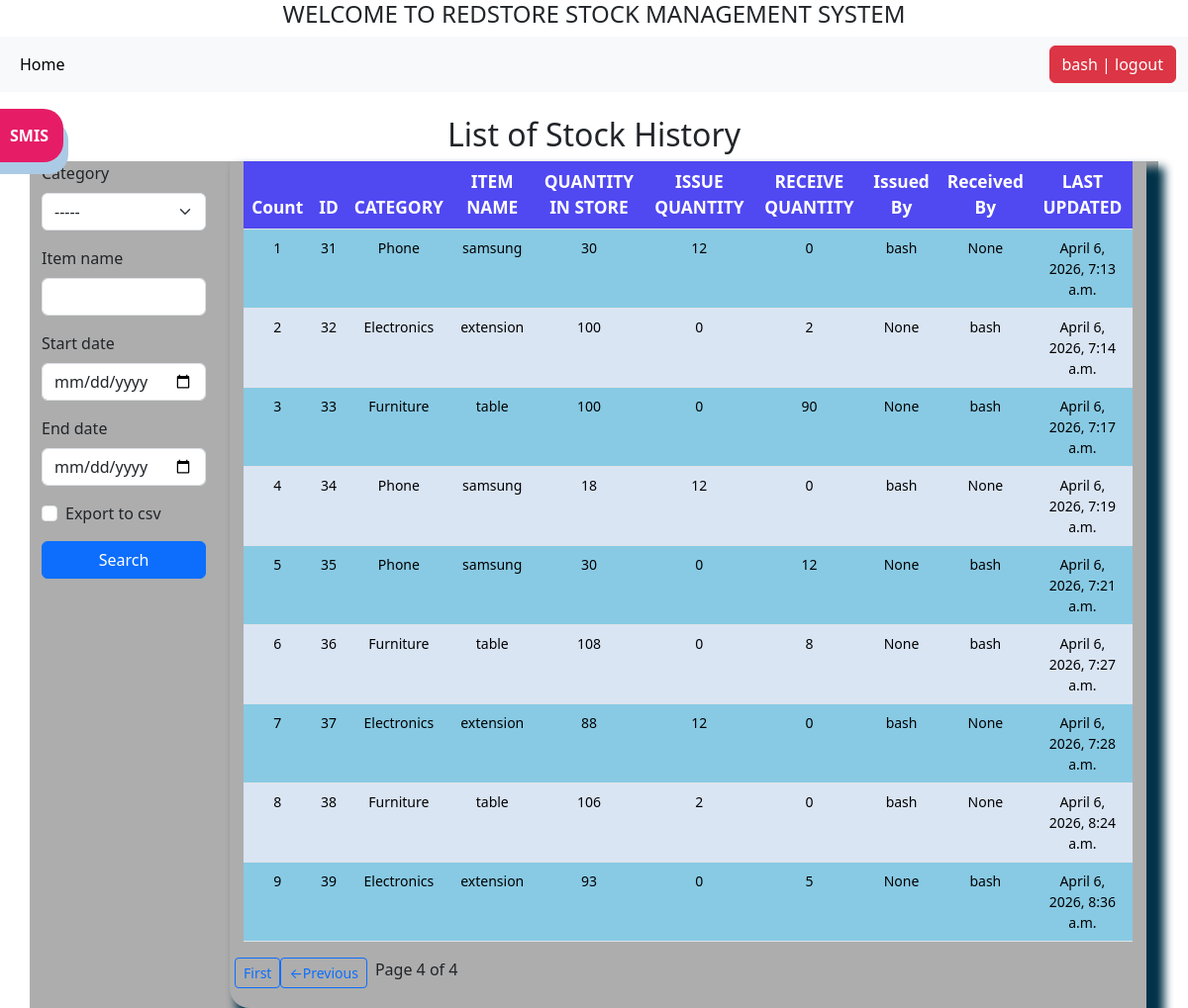
Page /list_history/?&page=5 (signed in) on the earlier database version.
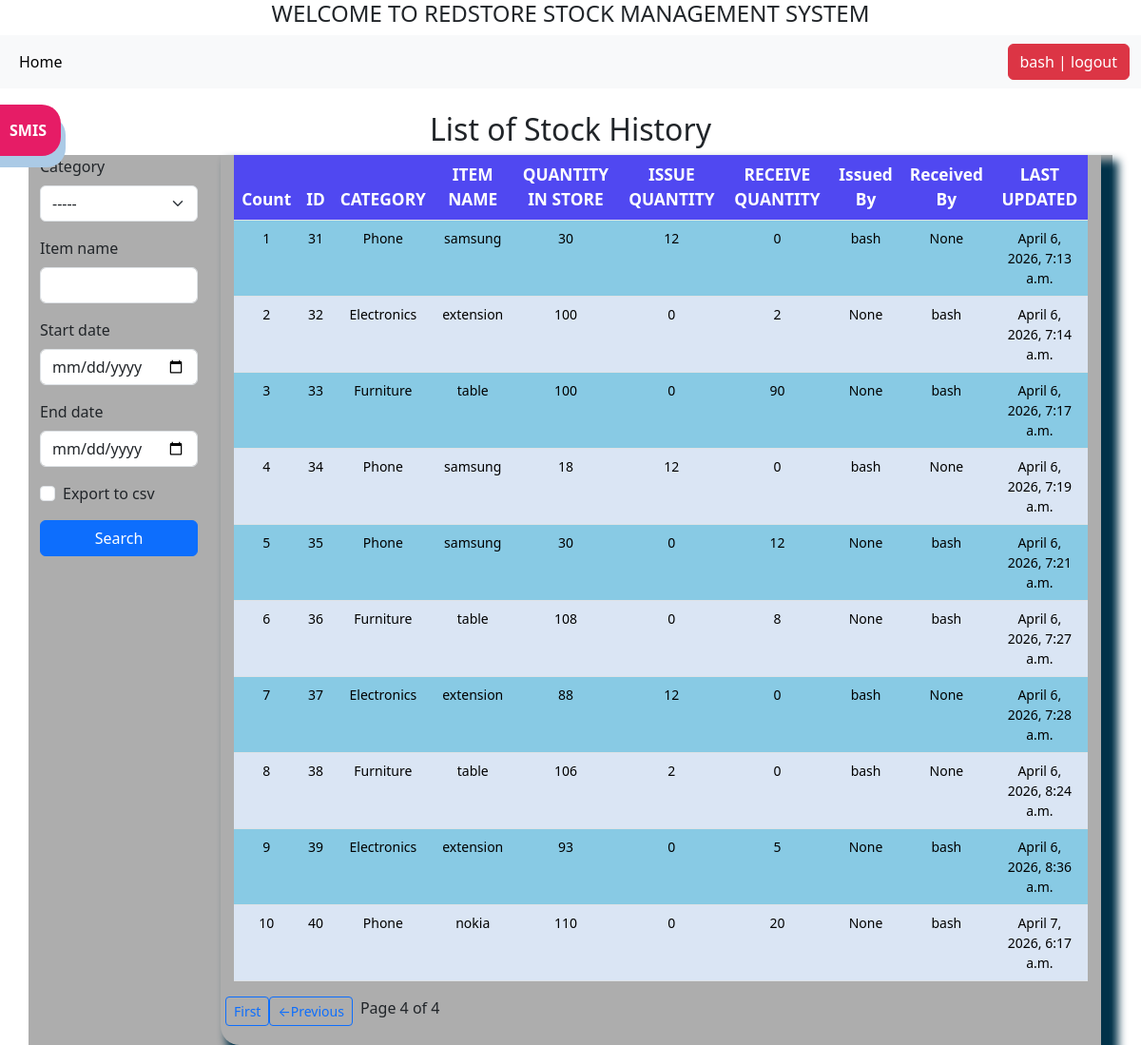
Same page on the later database version.
### stockapp/models.py (models this page shows, shortened)
class StockHistory(models.Model):
    category = models.ForeignKey(Category, on_delete=models.CASCADE)
    item_name = models.CharField(max_length=100, blank=True, null=True)
    quantity = models.IntegerField(default=0, blank=True, null=True)
    received_quantity= models.IntegerField(default=0, blank=True, null=True)
    received_by = models.CharField(max_length=100, blank=True, null=True)
    issued_quantity = models.IntegerField(default=0, blank=True, null=True)
    issued_by = models.CharField(max_length=100, blank=True, null=True)
    issue_to = models.CharField(max_length=100, blank=True, null=True)
    last_updated = models.DateTimeField(auto_now_add=False, auto_now=True)
    timestamp = models.DateTimeField(auto_now_add=True, auto_now=False)
    class Meta:
        db_table = 'StockHistory'

class Category(models.Model):
    name = models.CharField(max_length=100,blank=True,null=True)
    def __str__(self):
        return self.name

### stockapp/views.py (the view, shortened to what this page needs)
# urls.py: path('list_history/', views.list_history, name='list_history')
@login_required
def list_history(request):
    header = 'List of Stock History'
    queryset = StockHistory.objects.all()
    form = StockHistorySearchForm(request.GET or None)
    if form.is_valid():
            category = request.GET.get('category')
            item_name = request.GET.get('item_name')
            start_date = request.GET.get('start_date')
            end_date = request.GET.get('end_date')
            export_to_csv = request.GET.get('export_to_csv')
            if item_name:
                queryset = queryset.filter(item_name__icontains=item_name)
            if start_date and end_date:
                queryset = queryset.filter(
                    last_updated__range=[start_date, end_date]
                )
            if category:
                queryset = queryset.filter(category=category)
    paginator = Paginator(queryset, 10)
    page = request.GET.get('page')
    queryset = paginator.get_page(page)
    context = {
        "form": form,
        "header": header,
        "queryset": queryset
    }
    return render(request, 'list_history.html', context)

### stockapp/forms.py
class StockHistorySearchForm(forms.Form):
    category = forms.ModelChoiceField(
        queryset=Category.objects.all(),
        required=False,
        empty_label="-----"
    )
    item_name = forms.CharField(required=False)
    start_date = forms.DateField(
        required=False,
        widget=forms.DateInput(attrs={'type':'date'})
    )
    end_date = forms.DateField(
        required=False,
        widget=forms.DateInput(attrs={'type':'date'})
    )
    export_to_csv = forms.BooleanField(required=False)

### stockapp/templates/list_history.html (shortened to what this page needs)
{% extends 'navbar.html' %}
{% load crispy_forms_tags %}
{% load static %}
{% block content %}
<h2>{{header}}</h2>
<div class="row">
    <div class="col-sm-2">
<form  method="GET">
    {{form|crispy}}
    <input class="btn btn-primary mybutton" type="submit" value="Search"/>
</form>
</div>
 <div class="col-sm-10">
<div class="display_table">
<table class="table">
    <thead>
        <tr>
            <th>Count</th>
            <th>ID</th>
            <th>CATEGORY</th>
            <th>ITEM NAME</th>
             <th>QUANTITY IN STORE</th>
            <th>ISSUE QUANTITY</th>
            <th>RECEIVE QUANTITY</th>
            <th>Issued By</th>
            <th>Received By</th>
            <th>LAST UPDATED</th>
        </tr>
    </thead>
    {% for instance in queryset %}
    <tr>
        <td>{{forloop.counter}}</td>
        <td>{{instance.id}}</td>
        <td>{{instance.category}}</td>
        <td>{{instance.item_name}}</td>
        <td>{{instance.quantity}}</td>
        <td>{{instance.issued_quantity}}</td>
        <td>{{instance.received_quantity}}</td>
        <td>{{instance.issued_by}}</td>
        <td>{{instance.received_by}}</td>
        <td>{{instance.last_updated}}</td>
    </tr>
    {% endfor %}
</table>
<div class="pagination mt-3">
    {% with request.GET.urlencode as query_string %}
    {% if queryset.has_previous %}
    <a href="?{{ query_string }}&page=1"
        class="btn btn-sm btn-outline-primary">First</a>
     <a href="?{{ query_string }}&page={{ queryset.previous_page_number }}"
           class="btn btn-sm btn-outline-primary">&#8592Previous</a>
{% endif %}
<span class="mx-2">
    Page {{ queryset.number }} of {{ queryset.paginator.num_pages }}
</span>
    {% endwith %}
</div>
</div>
</div>
{% endblock content%}

Differences in the rows shown:
added StockHistory: id "40", category "Phone", item_name "nokia", quantity "110", issued_quantity "0", received_quantity "20", issued_by "None", received_by "bash", last_updated "April 7, 2026, 6:17 a.m."
